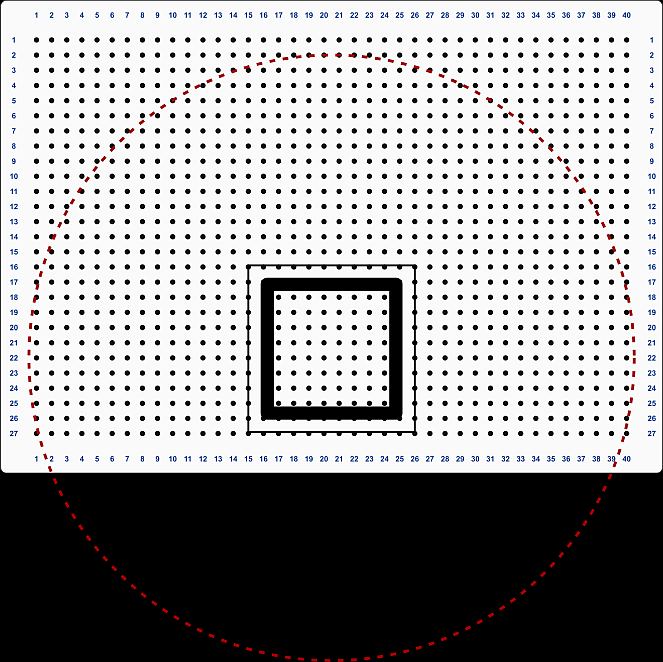
#> input picture projekte/dobot_magician/bilderkennung/arbeitsplatte/arbeitsplatte_leer-663x662.png, 663 x 662 px
$ python bild-auswerten.py
#> lines starting #> are read from the running program, lines starting #| are printed output that depends on the picture; after the words box and inside, x2 and y2 are one past the last pixel; in counts of white or black regions, pixels touching at a corner belong together
from pathlib import Path
import math
import cv2


ordner = Path(__file__).resolve().parent
bildpfad = ordner / "arbeitsplatte_leer-663x662.png"

bild = cv2.imread(str(bildpfad))
#> bild is the input picture: shape (662, 663, 3); mean B, G, R 159.6, 159.1, 159.7

if bild is None:
    raise FileNotFoundError(f"Bild nicht gefunden: {bildpfad}")

ergebnis = bild.copy()

# Graustufenbild erzeugen
grau = cv2.cvtColor(bild, cv2.COLOR_BGR2GRAY)

# Alles, was nicht nahezu weiß ist, wird zum Objekt
_, maske = cv2.threshold(
    grau,
    245,
    255,
    cv2.THRESH_BINARY_INV
)
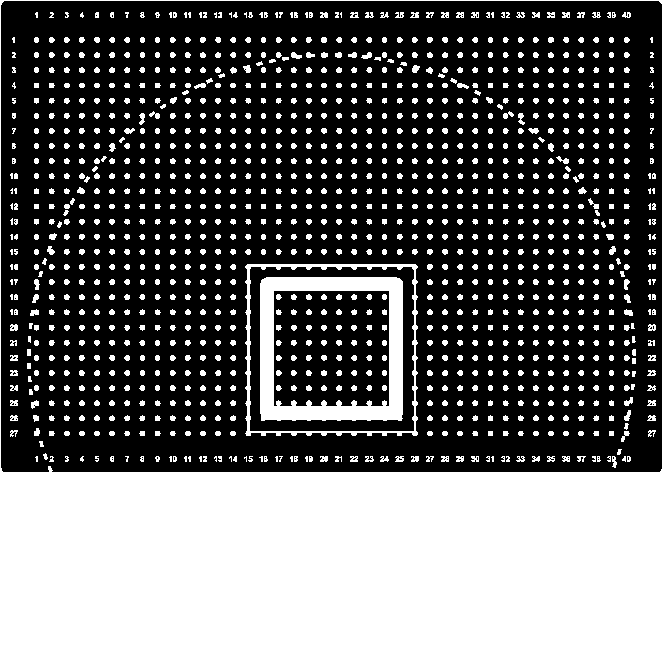
#> maske: shape (662, 663); 38.8% white; 1224 white regions (105 under 20 px), largest, box (x1, y1, x2, y2) and area: (0, 0, 663, 662) 127618, (260, 277, 403, 421) 7441, (245, 264, 418, 436) 2273

# Äußere Umrisse bestimmen
konturen, _ = cv2.findContours(
    maske,
    cv2.RETR_EXTERNAL,
    cv2.CHAIN_APPROX_SIMPLE
)
#> konturen = [[[0, 0], [0, 661], [662, 661], [662, 0]]]

objekte = []

for kontur in konturen:
    flaeche = cv2.contourArea(kontur)

    # Kleine Bildstörungen ignorieren
    if flaeche < 1000:
        continue

    umfang = cv2.arcLength(kontur, True)

    # Kontur vereinfachen und Eckenzahl ermitteln
    naeherung = cv2.approxPolyDP(
        kontur,
        0.02 * umfang,
        True
    )

    anzahl_ecken = len(naeherung)

    # Nicht gedrehtes Begrenzungsrechteck
    x, y, breite, hoehe = cv2.boundingRect(kontur)

    # Mittelpunkt über Bildmomente bestimmen
    momente = cv2.moments(kontur)

    if momente["m00"] != 0:
        mittelpunkt_x = int(momente["m10"] / momente["m00"])
        mittelpunkt_y = int(momente["m01"] / momente["m00"])
    else:
        mittelpunkt_x = x + breite // 2
        mittelpunkt_y = y + hoehe // 2

    # Kreisähnlichkeit
    if umfang > 0:
        kreisfoermigkeit = (
            4 * math.pi * flaeche / (umfang * umfang)
        )
    else:
        kreisfoermigkeit = 0

    # Form bestimmen
    if anzahl_ecken == 3:
        form = "Dreieck"

    elif anzahl_ecken == 4:
        seitenverhaeltnis = breite / float(hoehe)

        if 0.90 <= seitenverhaeltnis <= 1.10:
            form = "Quadrat"
        else:
            form = "Rechteck"

    elif kreisfoermigkeit > 0.80:
        form = "Kreis"

    else:
        form = "unbekannte Form"

    objekt = {
        "form": form,
        "x": x,
        "y": y,
        "mittelpunkt_x": mittelpunkt_x,
        "mittelpunkt_y": mittelpunkt_y,
        "breite": breite,
        "hoehe": hoehe,
        "laenge": max(breite, hoehe),
        "flaeche": round(flaeche, 1),
        "umfang": round(umfang, 1),
        "ecken": anzahl_ecken,
    }

    objekte.append(objekt)
#> this loop made 1 pass
#> (flaeche, umfang, naeherung, anzahl_ecken, x, y, breite, hoehe) on pass 1: (437582, 2646, [[0, 0], [0, 661], [662, 661], [662, 0]], 4, 0, 0, 663, 662)
#> after the loop, objekte = 1 item

# Objekte von oben nach unten und links nach rechts sortieren
objekte.sort(
    key=lambda objekt: (
        objekt["mittelpunkt_y"],
        objekt["mittelpunkt_x"]
    )
)

# Nummern nach der Sortierung vergeben
for nummer, objekt in enumerate(objekte, start=1):
    objekt["nummer"] = nummer

    beschriftung = f'{nummer}: {objekt["form"]}'

    cv2.drawContours(
        ergebnis,
        [konturen[0]],
        -1,
        (0, 0, 0),
        2
    )

    cv2.rectangle(
        ergebnis,
        (objekt["x"], objekt["y"]),
        (
            objekt["x"] + objekt["breite"],
            objekt["y"] + objekt["hoehe"]
        ),
        (0, 0, 0),
        2
    )

    cv2.circle(
        ergebnis,
        (
            objekt["mittelpunkt_x"],
            objekt["mittelpunkt_y"]
        ),
        6,
        (0, 0, 0),
        -1
    )

    cv2.putText(
        ergebnis,
        beschriftung,
        (
            objekt["x"],
            max(objekt["y"] - 10, 25)
        ),
        cv2.FONT_HERSHEY_SIMPLEX,
        0.7,
        (0, 0, 0),
        2
    )
#> this loop made 1 pass
#> (nummer, beschriftung) on pass 1: (1, '1: Quadrat')
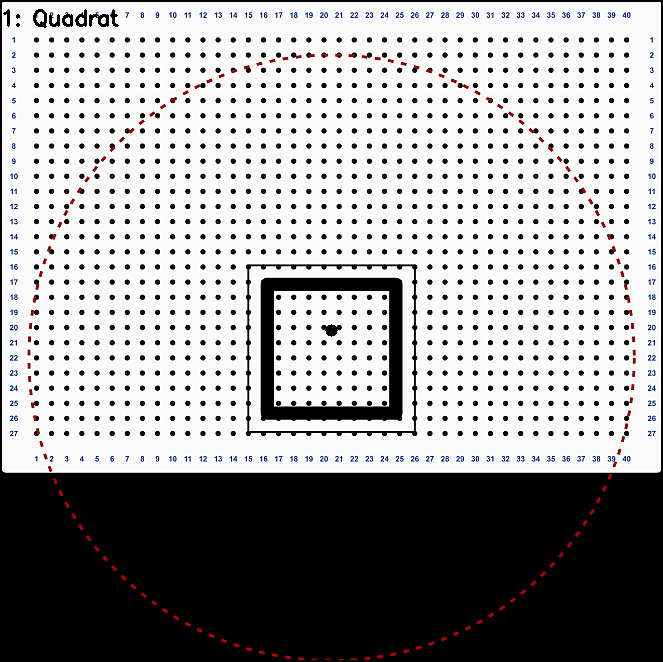
#> ergebnis: shape (662, 663, 3); 0.94% of pixels changed, all inside (x1, y1, x2, y2) = (0, 0, 663, 662)

# Tabelle ausgeben
print()
print("Erkannte Objekte:")
print("-" * 100)
print(
    f'{"Nr.":>3} '
    f'{"Form":<12} '
    f'{"x":>5} {"y":>5} '
    f'{"Mitte x":>8} {"Mitte y":>8} '
    f'{"Breite":>8} {"Höhe":>8} '
    f'{"Fläche":>10} {"Umfang":>10}'
)
print("-" * 100)

for objekt in objekte:
    print(
        f'{objekt["nummer"]:>3} '
        f'{objekt["form"]:<12} '
        f'{objekt["x"]:>5} '
        f'{objekt["y"]:>5} '
        f'{objekt["mittelpunkt_x"]:>8} '
        f'{objekt["mittelpunkt_y"]:>8} '
        f'{objekt["breite"]:>8} '
        f'{objekt["hoehe"]:>8} '
        f'{objekt["flaeche"]:>10.1f} '
        f'{objekt["umfang"]:>10.1f}'
    )
#> this loop made 1 pass
#|   1 Quadrat          0     0      331      330      663      662   437582.0     2646.0

print("-" * 100)
print(f"Anzahl erkannter Objekte: {len(objekte)}")
#| Anzahl erkannter Objekte: 1

cv2.imshow("Maske", maske)
cv2.imshow("Auswertung", ergebnis)

cv2.imwrite(
    str(ordner / "testbild_ausgewertet.png"),
    ergebnis
)

cv2.waitKey(0)
cv2.destroyAllWindows()

$ run again, with projekte/dobot_magician/bilderkennung/arbeitsplatte/arbeitsplatte_mit_objekten-663x662.png copied over projekte/dobot_magician/bilderkennung/arbeitsplatte/arbeitsplatte_leer-663x662.png
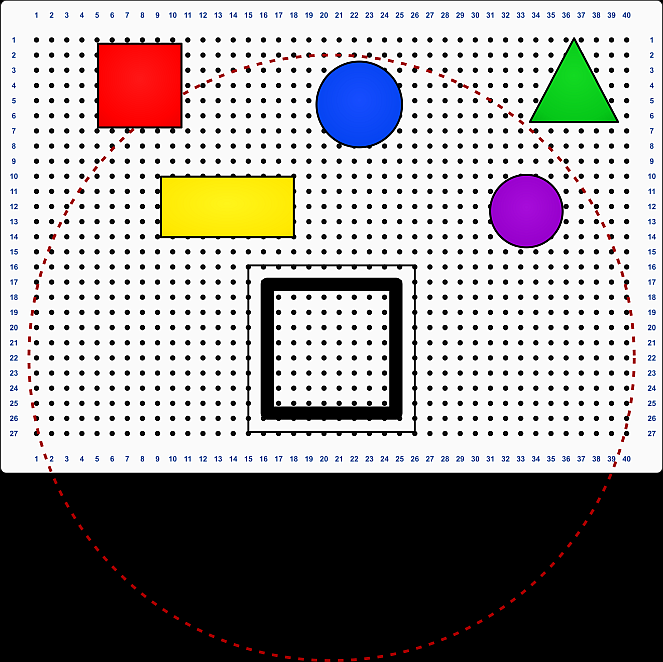
#> input picture projekte/dobot_magician/bilderkennung/arbeitsplatte/arbeitsplatte_mit_objekten-663x662.png, 663 x 662 px
#> bild is the input picture: shape (662, 663, 3); mean B, G, R 149.5, 150.4, 154.1
#> `_, maske = cv2.threshold( grau, 245, 255, cv2.THRESH_BINARY_INV )`:
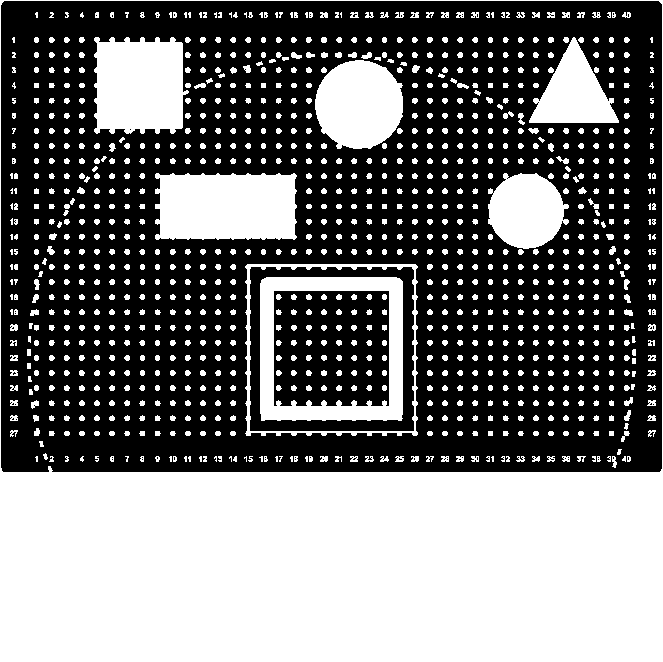
#> maske: shape (662, 663); 44.9% white; 1061 white regions (105 under 20 px), largest, box (x1, y1, x2, y2) and area: (0, 0, 663, 662) 127618, (155, 173, 297, 240) 8869, (94, 37, 189, 134) 7881
#> konturen = [[[0, 0], [0, 661], [662, 661], [662, 0]]]
#> the loop `for kontur in konturen:` made 1 pass
#> (flaeche, umfang, naeherung, anzahl_ecken, x, y, breite, hoehe) on pass 1: (437582, 2646, [[0, 0], [0, 661], [662, 661], [662, 0]], 4, 0, 0, 663, 662)
#> after the loop `for kontur in konturen:`: objekte = 1 item
#> the loop `for nummer, objekt in enumerate(objekte, start=1):` made 1 pass
#> (nummer, beschriftung) on pass 1: (1, '1: Quadrat')
#> after the loop `for nummer, objekt in enumerate(objekte, start=1):`:
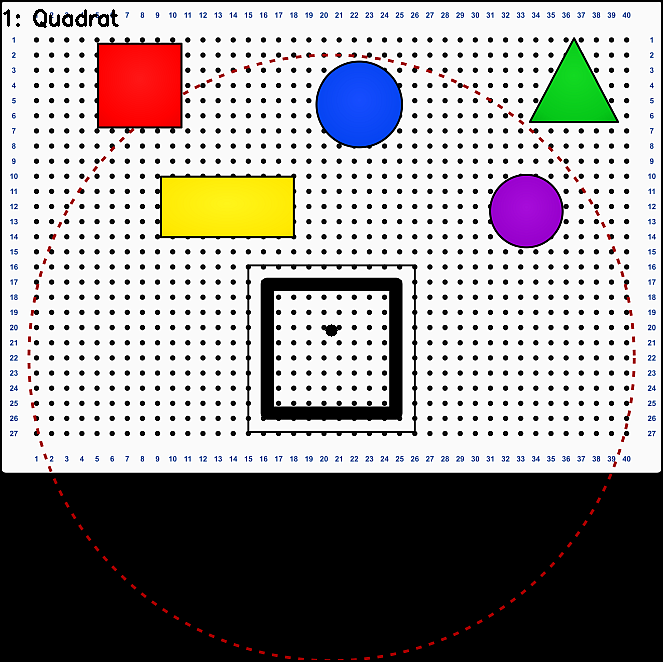
#> ergebnis: shape (662, 663, 3); 0.94% of pixels changed, all inside (x1, y1, x2, y2) = (0, 0, 663, 662)
#> the loop `for objekt in objekte:` made 1 pass
#|   1 Quadrat          0     0      331      330      663      662   437582.0     2646.0
#| Anzahl erkannter Objekte: 1
